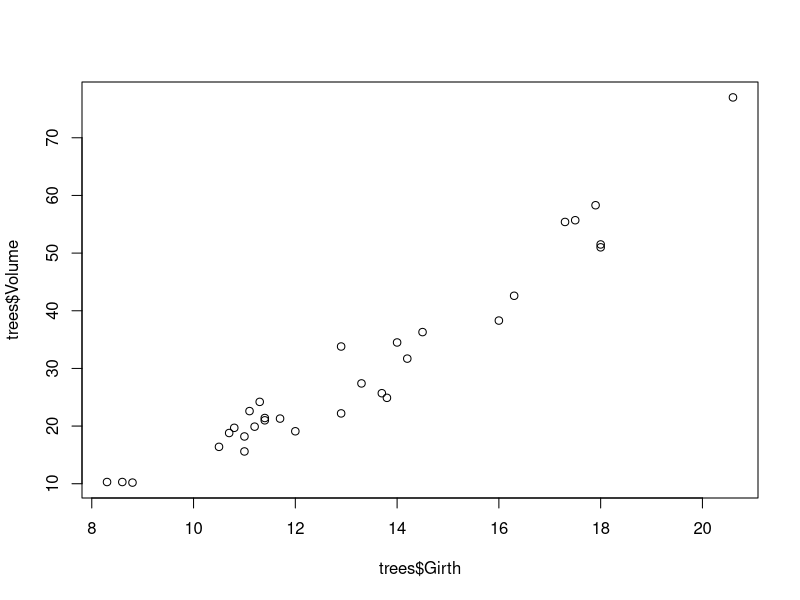
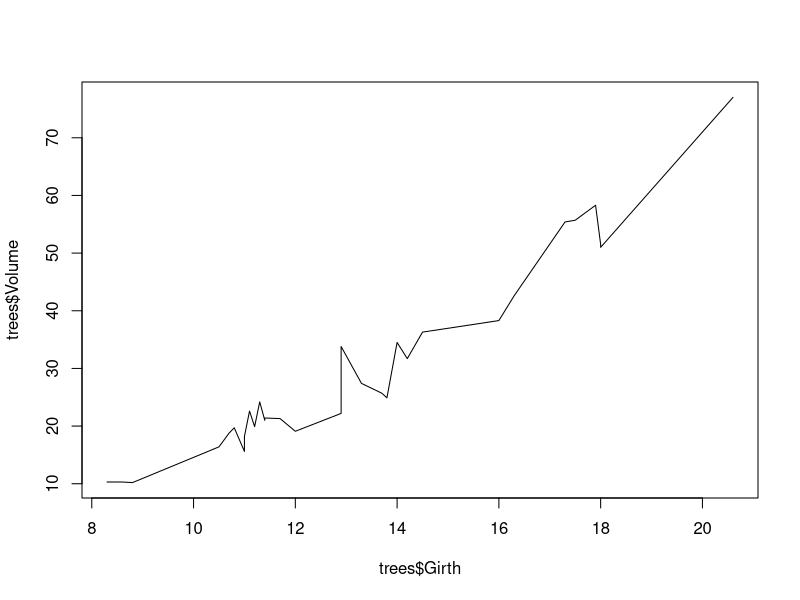
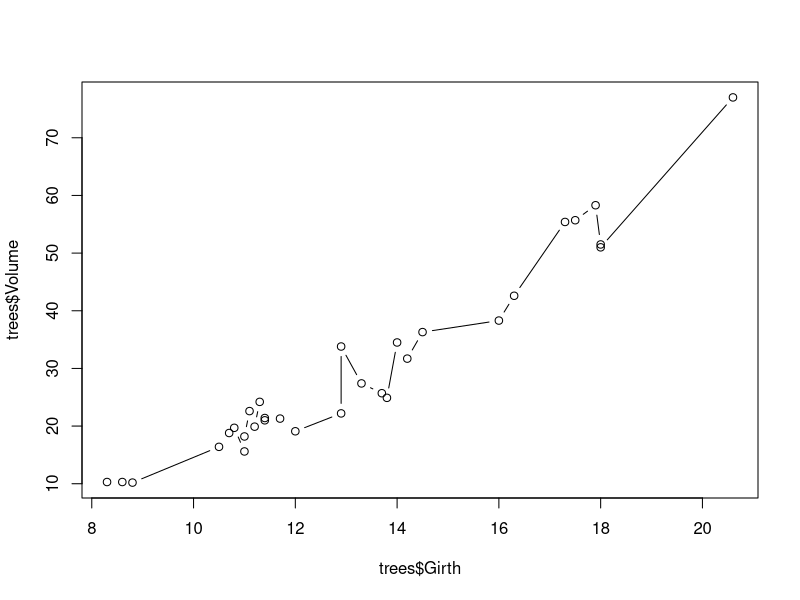
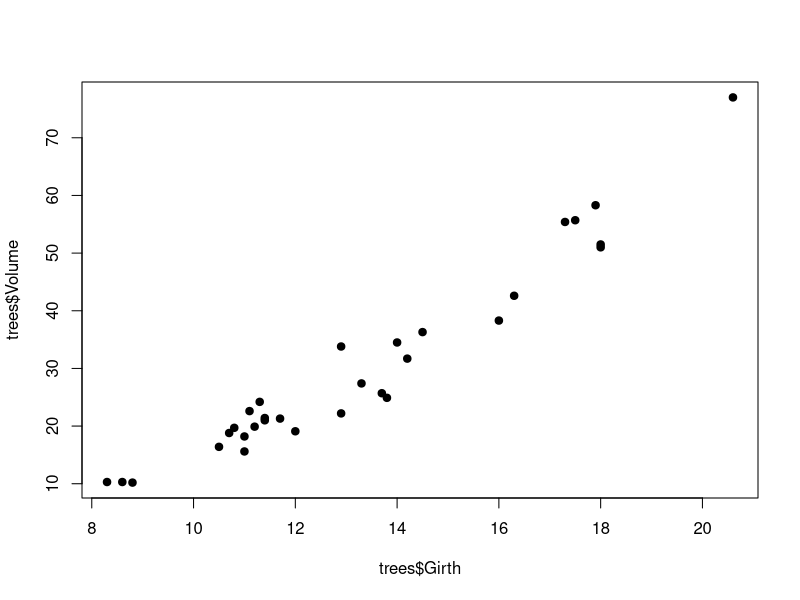
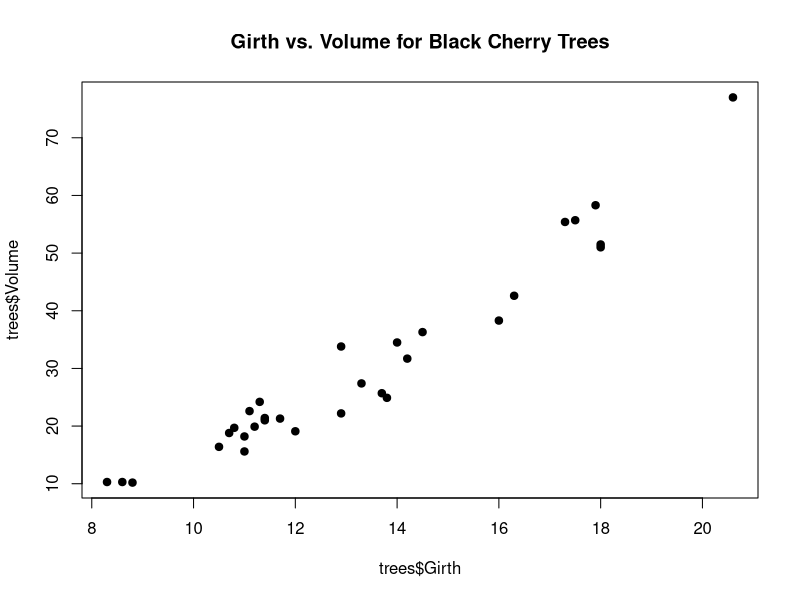
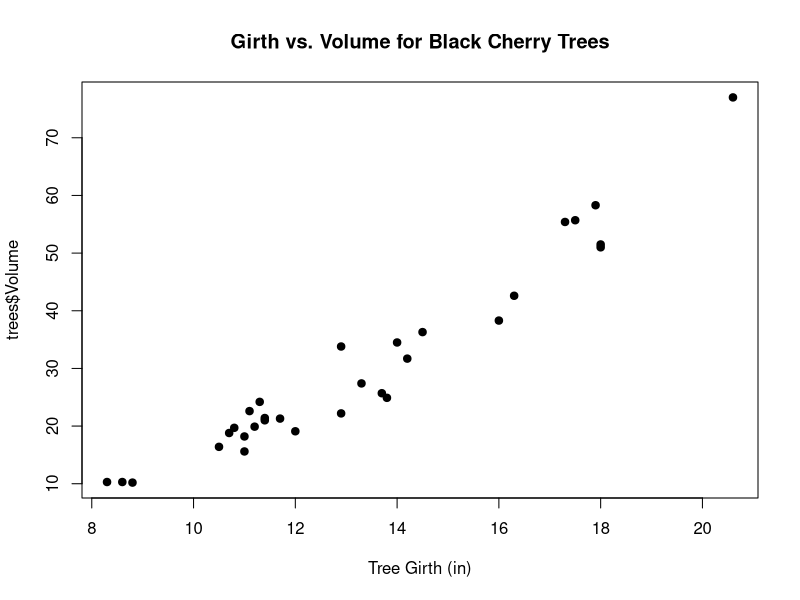
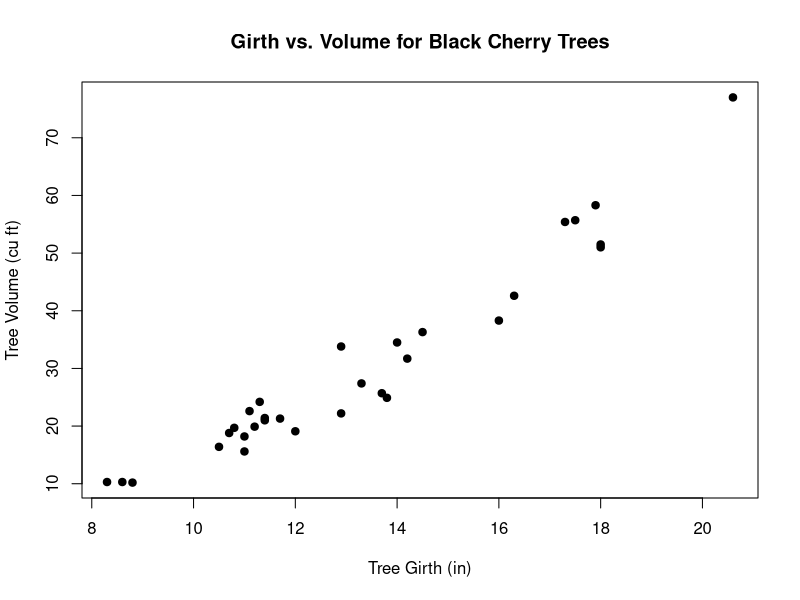
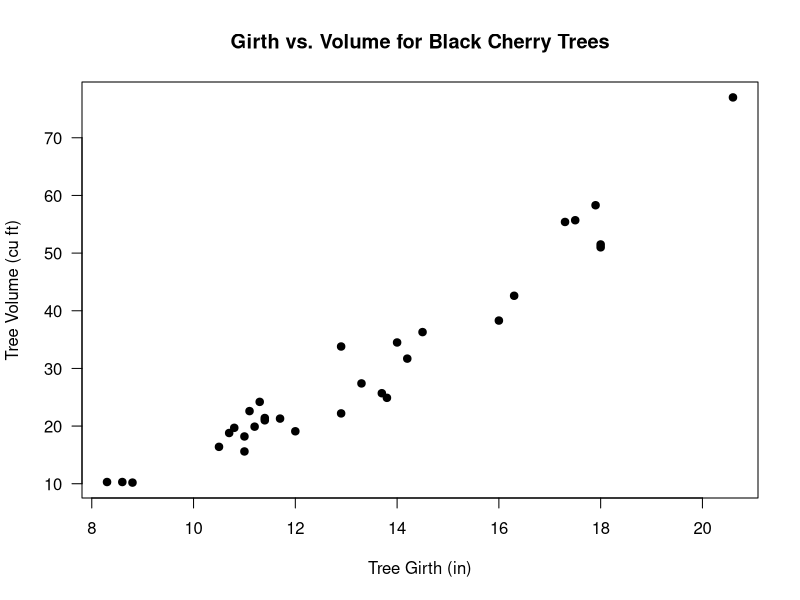

Write the R code that produced these figures, in order. (Note: this script raises an error after producing the figures.)
### Title: Back to basics: High quality plots using base R graphics
###	An interactive tutorial for the Davis R Users Group meeting on April 24, 2015
###
### Date created: 20150418
### Last updated: 20150423
###
### Author: Michael Koontz
### Email: mikoontz@gmail.com
###	Twitter: @michaeljkoontz
###
### Purpose: Introduce basic to intermediate plotting capabilities of base R graphics
###
### Basic methods
###		1) Basic scatterplot and labeling a plot (Line 44)
###		2) Plotting groups in different ways on the same plot (Line 72)
###		3) Adding a legend (Line 120)
###		4) Adding a best fit line (Line 150)
###		5) Adding a 95% confidence interval (Line 150)
###		6) Shaded confidence intervals (Line 223)
###		7) Bar plots (Line 260)
###		8) Error bars (Line 274)
###
### Intermediate methods
###   	1) Using other graphics devices like pdf() (Line 324)
###   	2) Using par() for multipanel plots (Line 380) 
###		3) Using par() for margin adjustments (Line 438)
###		4) Using axis() and mtext() (Line 484)
###		5) Pretty print from plotmath (Line 601)


# We'll start with the very tractable 'trees' dataset, which is built into R. It describes the girth, height, and volume of 31 black cherry trees.

trees
dim(trees)
head(trees)

# Remember how we access the columns of a data.frame:
trees$Girth
trees$Volume

#Basic plot function takes x argument and a y argument
#Default plot type is points, but you can change it to lines or both points and lines by adding the 'type' argument

plot(x=trees$Girth, y=trees$Volume)
plot(x=trees$Girth, y=trees$Volume, type="l")
plot(x=trees$Girth, y=trees$Volume, type="b")

# pch: 'plotting character' changes the type of point that is used (default is an open circle); remember pch=19!
plot(x=trees$Girth, y=trees$Volume, pch=19)

# main: adds a title
plot(x=trees$Girth, y=trees$Volume, pch=19, main="Girth vs. Volume for Black Cherry Trees")

# xlab: adds an x axis label
plot(x=trees$Girth, y=trees$Volume, pch=19, main="Girth vs. Volume for Black Cherry Trees", xlab="Tree Girth (in)")

# ylab: adds a y axis label
plot(x=trees$Girth, y=trees$Volume, pch=19, main="Girth vs. Volume for Black Cherry Trees", xlab="Tree Girth (in)", ylab="Tree Volume (cu ft)")

# las: rotates axis labels; las=1 makes them all parallel to reading direction
plot(x=trees$Girth, y=trees$Volume, pch=19, main="Girth vs. Volume for Black Cherry Trees", xlab="Tree Girth (in)", ylab="Tree Volume (cu ft)", las=1)

# col: select a color for the plotting characters
plot(x=trees$Girth, y=trees$Volume, pch=19, main="Girth vs. Volume for Black Cherry Trees", xlab="Tree Girth (in)", ylab="Tree Volume (cu ft)", las=1, col="blue")

# We can use the c() function to make a vector and have several colors, plotting characters, etc. per plot.

plot(x=trees$Girth, y=trees$Volume, pch=19, main="Girth vs. Volume for Black Cherry Trees", xlab="Tree Girth (in)", ylab="Tree Volume (cu ft)", las=1, col=c("black", "blue"))

plot(x=trees$Girth, y=trees$Volume, pch=c(1,19), main="Girth vs. Volume for Black Cherry Trees", xlab="Tree Girth (in)", ylab="Tree Volume (cu ft)", las=1, col="blue")

#------------
# Plotting by group
#------------

### Those different colors and plotting characters that we just saw were arbitrary. The 2-element vector of colors or plotting characters just repeats for the whole data frame. What if we want to have more meaningful coloration, with a different color for each group? 

### We'll use the iris dataset to illustrate one way to do this. This dataframe describes the sepal length, sepal width, petal length, petal width, and species for 150 different irises.

# First look at the data:
iris
head(iris)
dim(iris)
str(iris)

# We can extend the idea of passing a vector of colors to the col= argument in the plot() function call.

# Let's cheat first, and see what the finished product will look like. First I define a new object with the three colors that I want to use.
plot.colors <- c("violet", "purple", "blue")
plot.colors

# Here's the cheating bit: I just looked at this dataframe and saw that there are exactly 50 observations for each species.
iris

# I use the repeat function, rep() and the each= argument, to create a new vector with each element of plot.colors repeated 50 times in turn.
color.vector <- rep(x=plot.colors, each=50)
color.vector

plot(x=iris$Petal.Length, y=iris$Sepal.Length, pch=19, col=color.vector)

# Notice the lengths of the x-vector, the y-vector, and the color vector are all the same.
length(iris$Petal.Length)
length(iris$Sepal.Length)
length(color.vector)

# What if we want to automate the process? We can take advantage of the fact that the Species column is a factor. 
head(iris)
iris$Species
str(iris)
as.numeric(iris$Species)

plot.colors <- c("violet", "purple", "blue")

color.vector <- plot.colors[iris$Species]

dev.off() # Just clearing the present plots

plot(x=iris$Petal.Length, y=iris$Sepal.Length, pch=19, col=color.vector, main="Iris sepal length vs. petal length", xlab="Petal length", ylab="Sepal length", las=1)

#-----------
# Let's add a legend
#-----------

# We use the legend() function to add a legend to an existing plot

legend("topleft", pch=19, col=plot.colors, legend=unique(iris$Species))

# You can customize the legend if you wish.
plot(x=iris$Petal.Length, y=iris$Sepal.Length, pch=19, col=color.vector, main="Iris sepal length vs. petal length", xlab="Petal length", ylab="Sepal length", las=1)

# Here I pass a character vector to the legend= argument so that I can include the first letter of the species name
# The bty="n" argument suppresses the border around the legend. (A personal preference)
legend("topleft", pch=19, col=plot.colors, legend=c("I. setosa", "I. versicolor", "I. virginica"), bty="n")

# Italicize the labels in the legend using text.font=3
plot(x=iris$Petal.Length, y=iris$Sepal.Length, pch=19, col=color.vector, main="Iris sepal length vs. petal length", xlab="Petal length", ylab="Sepal length", las=1)

legend("topleft", pch=19, col=plot.colors, legend=c("I. setosa", "I. versicolor", "I. virginica"), bty="n", text.font=3)


#------------------
# Test yourself. 
#------------------

#Using the ToothGrowth dataset built into R, plot the tooth length (the len column) as a function of the vitamin C dosage (the dose column). Use a different color for each method of administering the vitamin C (the supp column).

head(ToothGrowth)


#------------------
# Add a linear best fit line and confidence interval to a plot
#------------------

# We'll use a simple linear regression for this, but the general recipe is the same every time.
# The Recipe
#	1) Estimate the parameters of the best fit line
#	2) Make up your own x values that span the range of your data
#	3) Get your y values by applying your mathematical model (e.g. a straight line) with the best fit parameters to your fabricated x values
#	4) Plot these new y values against your fabricated x values.

# Save your model fit to an object. Here, we model Sepal.Length as a function of Petal.Length
model1 <- lm(Sepal.Length ~ Petal.Length, data=iris)

# Now we have the parameter estimates for our y=ax+b line. The estimate for (Intercept) is b, and the estimate for Petal.Length is a.
summary(model1)

# Make up our own x values; put them in a dataframe!
range(iris$Petal.Length)
xvals <- seq(from=1, to=7, by=0.1)
xvals
df <- data.frame(Petal.Length=xvals)
df

# Take advantage of the predict() function, which returns a matrix with one row for each of your new x values, and 3 columns: 'fit' is the expected y value, 'lwr' is the lower 95% confidence interval, and 'upr' is the upper 95% confidence interval. Note this only works this seamlessly using the predict() function on an lm() model

CI <- predict(model1, newdata=df, interval="confidence")
CI <- as.data.frame(CI) # Coerce the matrix to a dataframe, so we can access the column using the $ operator.

dim(df) # 61 x-values
head(df) # Here are the first 6 of them 
dim(CI) # 61 records, 3 columns
head(CI) # y-values, lower 95% CI bounds, and upper 95% CI bounds


# Plot the actual data (in the iris dataframe)
# This code copied from above
plot.colors <- c("violet", "purple", "blue") 
color.vector <- plot.colors[iris$Species]

plot(x=iris$Petal.Length, y=iris$Sepal.Length, pch=19, las=1, main="Iris sepal length vs. petal length", xlab="Petal length", ylab="Sepal length", col=color.vector)

# Plot our best fit line. The x values are the Petal.Length column from the 'df' dataframe, and the y values are the 'fit' column from the CI dataframe. 
# Note that I use the lines() function, which just adds features to an existing plot.
# The lwd= argument changes the line width
lines(x=df$Petal.Length, y=CI$fit, lwd=2)

# Plot the confidence intervals
# The lty= argument changes the line type. There are 6 different line types, and you can just put a number 1 through 6 if you'd like. Default is "solid" (aka 1)
lines(x=df$Petal.Length, y=CI$lwr, lwd=2, lty="dashed", col="red")
lines(x=df$Petal.Length, y=CI$upr, lwd=2, lty="dashed", col="red")

#----------------------
# Going further... Prediction/forecast intervals
#----------------------

forecast <- predict(model1, newdata=df, interval="prediction")
forecast <- as.data.frame(forecast)
head(forecast)

# Plot the actual data (in the iris dataframe)
# This code copied from above
plot.colors <- c("violet", "purple", "blue") 
color.vector <- plot.colors[iris$Species]

plot(x=iris$Petal.Length, y=iris$Sepal.Length, pch=19, las=1, main="Iris sepal length vs. petal length", xlab="Petal length", ylab="Sepal length", col=color.vector)

# New code using the forecast object
lines(x=df$Petal.Length, y=forecast$fit, lwd=2)
lines(x=df$Petal.Length, y=forecast$lwr, lwd=2, col="red", lty="dashed")
lines(x=df$Petal.Length, y=forecast$upr, lwd=2, col="red", lty="dashed")


#-------------
# Shaded region of forecast interval
#-------------

# This plot() call is copied from above
plot(x=iris$Petal.Length, y=iris$Sepal.Length, pch=19, las=1, main="Iris sepal length vs. petal length", xlab="Petal length", ylab="Sepal length", col=color.vector)

lines(x=df$Petal.Length, y=forecast$fit, lwd=2)

# New code
polygon.x <- c(df$Petal.Length, rev(df$Petal.Length))
polygon.y <- c(forecast$lwr, rev(forecast$upr))

# By default, R won't fill in the polygon
polygon(x=polygon.x, y=polygon.y)

# But we also may not want an opaque polygon
polygon(x=polygon.x, y=polygon.y, col='darkgrey')

# The adjustcolor() function is nice for 'turning down' the opacity. It takes a color and the opacity level as arguments. I also use border=NA to suppress the border of the polygon

# First recreate the plot
plot(x=iris$Petal.Length, y=iris$Sepal.Length, pch=19, las=1, main="Iris sepal length vs. petal length", xlab="Petal length", ylab="Sepal length", col=color.vector)

lines(x=df$Petal.Length, y=forecast$fit, lwd=2)

polygon(x=polygon.x, y=polygon.y, col=adjustcolor("black", alpha.f=0.4), border=NA)

# Add our legend back in
legend("topleft", pch=19, col=plot.colors, legend=c("I. setosa", "I. versicolor", "I. virginica"), bty="n", text.font=3)

#--------------
# Test yourself.
#--------------
# Layer the 95% confidence interval as a shaded region on top of the iris data, the best fit line for a Sepal.Length~Petal.Length model, and the forecast interval.


#------------
# Barplots
#------------

model2 <- lm(Sepal.Length ~ Species, data=iris)

bar.heights <- predict(model2, newdata=data.frame(Species=c("setosa", "versicolor", "virginica")))

# The basic barplot function
barplot(bar.heights)

# Let's add some flair
barplot(bar.heights, names.arg=c("I. setosa", "I. versicolor", "I. virginica"), las=1, col=adjustcolor(plot.colors, alpha.f=0.5), main="Sepal length for 3 Irises", ylab="Sepal length (cm)")

#---------------
# Error bars
#---------------
# Adding error bars to our barplot. These can be added to scatter plots in a similar way.

# We'll plot error bars representing 5 standard errors so you can see them more easily.

d <- summary(model2)
CI <- 5 * coef(d)[ ,'Std. Error']
lwr <- bar.heights - CI
upr <- bar.heights + CI

# I used the ylim= argument to pass a 2-element numeric vector specifying the y extent of the barplot. I added some extra room on the top to account for error bars.
# Importantly, assign the barplot to an object. I called it 'b' but you can call it whatever you like.

b <- barplot(bar.heights, names.arg=c("I. setosa", "I. versicolor", "I. virginica"), las=1, ylim=c(0,7.5), col=adjustcolor(plot.colors, alpha.f=0.5), main="Sepal length for 3 Irises", ylab="Sepal length (cm)")

# The object that you called your barplot is interpretted by R as the x values in the middle of each bar
b

# We'll use the arrows() function to add arrows to an existing plot. With some modifications, our arrows will have an arrowhead at each end (code=3), and the 'arrowhead' will actually be perpendicular to the arrow shaft (angle=90)
# Specify where each arrow starts (x0= and y=) and ends (x1= and y1=)
arrows(x0=b, x1=b, y0=lwr, y1=upr, code=3, angle=90, length=0.1)


#---------------
# Test yourself
#---------------
# These data represent survivorship of plant seedlings in 4 different treatments: ambient, watered, heated + watered, and heated. Make a bar plot with their 95% confidence intervals. Note these are asymmetric (more uncertainty above the mean than below) like what might come from a logistic regression model.

prop <- c(0.18, 0.25, 0.13, 0.05)
asympLCL <- c(0.14, 0.20, 0.11, 0.035)
asympUCL <- c(0.24, 0.33, 0.18, 0.09)

#---------------
# Test yourself. Error bars on scatter plots.
#---------------
# The randomly generated data below are measurements of the number of the number of angels who get their wings as a function of the number of bells that have been rung. There is some uncertainty in measuring wing acquisition (represented as the offset from the sampled mean). How would you add error bars to a scatter plot?

set.seed(13)
n <- 20 # Number of experimental trials
a <- 12
b <- 1.5
xvals <- round(runif(n)*50)
yvals <- round(a + b*xvals + rnorm(n, sd=5))
offset <- rpois(n, lambda=10)
lwr <- yvals - offset
upr <- yvals + offset


#-----------------
# Base R plotting skills: Other graphics devices
#-----------------

# 1) Use the pdf() graphics device (or png() or postscript()) to get a permanent record of your plot in the exact final format.

# First set your working directory. A working directory is where R assumes all input and output files that it interfaces with should be. When you send your code to a collaborator, they can just change the working directory once instead of changing the filepath for every input (e.g. reading data into R) or output (e.g. making a plot)

# This is how I set mine:
#	1) Make sure your script file is saved in a folder particular for the given project 
#	2) Run the file.choose() function
#	3) Navigate to your script file and open it
#	4) Copy the file path in the console up until the actual file name (i.e. just the folder path)
#	5) Paste that folder into the setwd() function in quotes
#	6) Delete the file.choose() command

file.choose()

pdf("iris plot.pdf")
plot(x=iris$Petal.Length, y=iris$Sepal.Length, pch=19, las=1, xlab="Petal length", ylab="Sepal length", col=plot.colors[iris$Species])

lines(x=df$Petal.Length, y=forecast$fit, lwd=2)

polygon.x <- c(df$Petal.Length, rev(df$Petal.Length))
polygon.y <- c(forecast$lwr, rev(forecast$upr))

polygon(x=polygon.x, y=polygon.y, col=adjustcolor("black", alpha.f=0.4), border=NA)

# Add our legend back in
legend("topleft", pch=19, col=plot.colors, legend=c("I. setosa", "I. versicolor", "I. virginica"), bty="n", text.font=3)

# Importantly, turn the device off at the end of your plotting block to complete the .pdf file.
dev.off()


#--------------
# Figure for a paper
#--------------
# To make a figure for a paper that meets particular size and style guidelines, add some more arguments to the pdf() function call.

pdf("iris plot for paper.pdf", width=3.3, height=3.3, pointsize=9, family="Times")

plot(x=iris$Petal.Length, y=iris$Sepal.Length, pch=19, las=1, xlab="Petal length", ylab="Sepal length", col=plot.colors[iris$Species])
lines(x=df$Petal.Length, y=forecast$fit, lwd=2)

polygon.x <- c(df$Petal.Length, rev(df$Petal.Length))
polygon.y <- c(forecast$lwr, rev(forecast$upr))

polygon(x=polygon.x, y=polygon.y, col=adjustcolor("black", alpha.f=0.4), border=NA)

# Add our legend back in
legend("topleft", pch=19, col=plot.colors, legend=c("I. setosa", "I. versicolor", "I. virginica"), bty="n", text.font=3)

# Importantly, turn the device off at the end of your plotting block to complete the .pdf file.
dev.off()

#-----------------
# Base R plotting skills: Managing par()
#-----------------

# 2) You can change some fundamental plotting parameters by using par() before a plot.

# This is how you can:
#		Make multipanel plots
#		Give your plots more room in the inner margins
#		Give your plots some room in the outer margins

#---------------
# Multi-panel plots
#---------------

setosa <- subset(iris, subset=Species=="setosa")
versicolor <- subset(iris, subset=Species=="versicolor")
virginica <- subset(iris, subset=Species=="virginica")

# Using par(mfrow=c(number of rows, number of columns))
par(mfrow=c(2,2))

plot(x=iris$Petal.Length, y=iris$Sepal.Length, pch=19, las=1, main="All Irises", ylab="Sepal Length", xlab="Petal Length")

plot(x=setosa$Petal.Length, y=setosa$Sepal.Length, pch=19, las=1, col=plot.colors[1], main="I. setosa", ylab="Sepal Length", xlab="Petal Length")

plot(x=versicolor$Petal.Length, y=versicolor$Sepal.Length, pch=19, las=1, col=plot.colors[2], main="I. versicolor", ylab="Sepal Length", xlab="Petal Length")

plot(x=virginica$Petal.Length, y=virginica$Sepal.Length, pch=19, las=1, col=plot.colors[3], main="I. virginica", ylab="Sepal Length", xlab="Petal Length")

dev.off()

# Using layout(matrix())
plot.matrix <- matrix(c(1,1,2,3), nrow=2, ncol=2)
plot.matrix

layout(mat=plot.matrix)

plot(x=iris$Petal.Length, y=iris$Sepal.Length, pch=19, las=1, main="All Irises", ylab="Sepal Length", xlab="Petal Length")

plot(x=versicolor$Petal.Length, y=versicolor$Sepal.Length, pch=19, las=1, col=plot.colors[2], main="I. versicolor", ylab="Sepal Length", xlab="Petal Length")

plot(x=virginica$Petal.Length, y=virginica$Sepal.Length, pch=19, las=1, col=plot.colors[3], main="I. virginica", ylab="Sepal Length", xlab="Petal Length")

# Or we can adjust the widths of the plots (the heights, too). The widths= argument should be the same length as the number of columns while the heights= argument should be the same length as the number of rows. The values represent multipliers.

layout(mat=plot.matrix, widths=c(2,1))
plot(x=iris$Petal.Length, y=iris$Sepal.Length, pch=19, las=1, main="All Irises", ylab="Sepal Length", xlab="Petal Length")

plot(x=versicolor$Petal.Length, y=versicolor$Sepal.Length, pch=19, las=1, col=plot.colors[2], main="I. versicolor", ylab="Sepal Length", xlab="Petal Length")

plot(x=virginica$Petal.Length, y=virginica$Sepal.Length, pch=19, las=1, col=plot.colors[3], main="I. virginica", ylab="Sepal Length", xlab="Petal Length")

dev.off()

#----------------
# Specifying margins
#----------------
# We want to make sure not to waste white space, so we can specify the plotting margins using par(mar=c(bottom, left, top, right)). This can be important if your labels aren't fitting on the plot.
# The default is par(mar=c(5.1, 4.1, 4.1, 2.1)). 

# Let's say I want to make the text bigger because the plot is for a presentation. We can use the cex (character expander) family of arguments in the plot() call. 
#	cex= makes the plotted points larger or smaller
#	cex.main= makes the title larger
# 	cex.lab= makes the axis labels larger
#	cex.axis= makes the numbers of the axis larger

plot(x=iris$Petal.Length, y=iris$Sepal.Length, pch=19, las=1, main="All Irises", ylab="Sepal Length", xlab="Petal Length")

plot(x=iris$Petal.Length, y=iris$Sepal.Length, pch=19, las=1, main="All Irises", ylab="Sepal Length", xlab="Petal Length", cex=2, cex.main=4, cex.lab=3, cex.axis=1.5)

# A solution
par(mar=c(5,6,5,2))
plot(x=iris$Petal.Length, y=iris$Sepal.Length, pch=19, las=1, main="All Irises", ylab="Sepal Length", xlab="Petal Length", cex=2, cex.main=4, cex.lab=3, cex.axis=1.5)

# Note that the par(mgp=c(labels, tick marks, axis line)) method will adjust the location of those components away from the edge of the plot.
# Default is par(mgp=c(3,1,0))

par(mar=c(6,7,5,2), mgp=c(4, 1.5, 0))
plot(x=iris$Petal.Length, y=iris$Sepal.Length, pch=19, las=1, main="All Irises", ylab="Sepal Length", xlab="Petal Length", cex=2, cex.main=4, cex.lab=3, cex.axis=1.5)

#--------------
# Specifying outer margins
#--------------
# Outer margins are especially great for multi-panel plots. Let's recreate the one that we had earlier and add some outer margins with par(oma=c(bottom, left, top, right))
# The default is par(oma=c(0,0,0,0))

dev.off()
par(mfrow=c(2,2), oma=c(5,5,5,0), mar=c(2,2,4,2))

# Note here that I use the font.main= argument in each of these plot calls to make the title in normal font for the first panel and then italicized for the other panels (it is bold by default; equivalent to a font.main=2)

plot(x=iris$Petal.Length, y=iris$Sepal.Length, pch=19, las=1, main="All Irises", ylab=NA, xlab=NA, cex.main=2, font.main=1)

plot(x=setosa$Petal.Length, y=setosa$Sepal.Length, pch=19, las=1, col=plot.colors[1], main="I. setosa", ylab=NA, xlab=NA, cex.main=2, font.main=3)

plot(x=versicolor$Petal.Length, y=versicolor$Sepal.Length, pch=19, las=1, col=plot.colors[2], main="I. versicolor", ylab=NA, xlab=NA, cex.main=2, font.main=3)

plot(x=virginica$Petal.Length, y=virginica$Sepal.Length, pch=19, las=1, col=plot.colors[3], main="I. virginica", ylab=NA, xlab=NA, cex.main=2, font.main=3)


#-----------------
# Base R plotting skills: Using mtext() and axis()
#-----------------
# The two add on functions that I find myself using most often are mtext(), which adds text to a margin, and axis(), which draws in a user-specified axis.

# mtext() lets me:
#	1) Make axis labels that are shared between more than one panel
#	2) rotate the y-axis label so it is easier to read for presentations

# axis() lets me:
#	1) Specify exactly how many tick marks and where they'll be
#	2) Specify exactly how those tick marks will be labelled

# We actually set up the previous 4-panel plot nicely to see the functionality of mtext() and axis(). Let's recreate that plot.

par(mfrow=c(2,2), oma=c(5,6,5,0), mar=c(2,2,3,2))

plot(x=iris$Petal.Length, y=iris$Sepal.Length, pch=19, las=1, main="All Irises", ylab=NA, xlab=NA, cex.main=2, font.main=1)

plot(x=setosa$Petal.Length, y=setosa$Sepal.Length, pch=19, las=1, col=plot.colors[1], main="I. setosa", ylab=NA, xlab=NA, cex.main=2, font.main=3)

plot(x=versicolor$Petal.Length, y=versicolor$Sepal.Length, pch=19, las=1, col=plot.colors[2], main="I. versicolor", ylab=NA, xlab=NA, cex.main=2, font.main=3)

plot(x=virginica$Petal.Length, y=virginica$Sepal.Length, pch=19, las=1, col=plot.colors[3], main="I. virginica", ylab=NA, xlab=NA, cex.main=2, font.main=3)

# By default, an mtext() call will put an axis label on the specified side (1=bottom, 2=left, 3=top, 4=right) of the most recently created panel. It also puts it right at the margin. Use the line= argument to move it further from the margin however far you choose. These line units are the same units as those used by par(mar=c()).

mtext(side=1, text="Petal Length", line=3)

# We can specify outer=TRUE to put this text on the outer margins. This works only because we used par(oma=c()) to make the outer margins greater than 0 on some sides.

# Recreate the plot
par(mfrow=c(2,2), oma=c(5,6,5,0), mar=c(2,2,3,2))

plot(x=iris$Petal.Length, y=iris$Sepal.Length, pch=19, las=1, main="All Irises", ylab=NA, xlab=NA, cex.main=2, font.main=1)

plot(x=setosa$Petal.Length, y=setosa$Sepal.Length, pch=19, las=1, col=plot.colors[1], main="I. setosa", ylab=NA, xlab=NA, cex.main=2, font.main=3)

plot(x=versicolor$Petal.Length, y=versicolor$Sepal.Length, pch=19, las=1, col=plot.colors[2], main="I. versicolor", ylab=NA, xlab=NA, cex.main=2, font.main=3)

plot(x=virginica$Petal.Length, y=virginica$Sepal.Length, pch=19, las=1, col=plot.colors[3], main="I. virginica", ylab=NA, xlab=NA, cex.main=2, font.main=3)

# We can just use cex= to make the text bigger here (rather than cex.lab=) because we're already in the mtext() function
mtext(side=1, text="Petal Length", outer=TRUE, line=3, cex=2)

# Do the same for the y axis
mtext(side=2, text="Sepal Length", outer=TRUE, line=3, cex=2)

# And the same for an overall title
mtext(side=3, text="Sepal length vs. petal length for Irises", outer=TRUE, line=2, cex=2.1)

# We can also use the las= argument to rotate axis text using mtext(). We can make the y-axis label in the reading direction this way.

# Recreate the plot. Add some extra outer margin space to the left.

par(mfrow=c(2,2), oma=c(5,9,5,0), mar=c(2,2,3,2))

plot(x=iris$Petal.Length, y=iris$Sepal.Length, pch=19, las=1, main="All Irises", ylab=NA, xlab=NA, cex.main=2, font.main=1)

plot(x=setosa$Petal.Length, y=setosa$Sepal.Length, pch=19, las=1, col=plot.colors[1], main="I. setosa", ylab=NA, xlab=NA, cex.main=2, font.main=3)

plot(x=versicolor$Petal.Length, y=versicolor$Sepal.Length, pch=19, las=1, col=plot.colors[2], main="I. versicolor", ylab=NA, xlab=NA, cex.main=2, font.main=3)

plot(x=virginica$Petal.Length, y=virginica$Sepal.Length, pch=19, las=1, col=plot.colors[3], main="I. virginica", ylab=NA, xlab=NA, cex.main=2, font.main=3)

mtext(side=1, text="Petal Length", outer=TRUE, line=3, cex=2)

# Use las=1 here to rotate the text. Use \n to insert a carriage return.
mtext(side=2, text="Sepal\nLength", outer=TRUE, line=1.5, cex=2, las=1)

# I added an \n in the middle of the character string to insert a carriage return. I also changed the line= argument from 2 to 0.
mtext(side=3, text="Sepal length vs. petal length\nfor Irises", outer=TRUE, line=0, cex=2.1)

#-----------------
# Test yourself
#-----------------
# Add a best fit line and shaded 95% confidence interval to each panel of a 4-panel Iris plot similar to the one we just created.


#------------------
# Using axis()
#------------------
# Put the axis tick marks where you want them, and label them how you like

# First reset the plotting device.
dev.off()

# Here's the original plot
plot.colors <- c("violet", "purple", "blue")
color.vector <- plot.colors[iris$Species]

plot(x=iris$Petal.Length, y=iris$Sepal.Length, pch=19, las=1, main="Iris sepal length vs. petal length", xlab="Petal length", ylab="Sepal length", col=color.vector)

# In the plot() call, suppress the x-axis with xaxt="n" and the y-axis with yaxt="n". Then we can draw them in how we'd like.

plot(x=iris$Petal.Length, y=iris$Sepal.Length, pch=19, las=1, main="Iris sepal length vs. petal length", xlab="Petal length", ylab="Sepal length", col=color.vector, yaxt="n")

# Use axis() in a similar way to using mtext(). The side= argument specifies where you want the axis (1=bottom, 2=left, 3=top, 4=right)

axis(side=2, at=c(4.5, 6, 7.5), las=1)

# Or change how the tick marks are labeled
plot(x=iris$Petal.Length, y=iris$Sepal.Length, pch=19, las=1, main="Iris sepal length vs. petal length", xlab="Petal length", ylab="Sepal length", col=color.vector, yaxt="n")

axis(side=2, at=c(4.5, 5, 6, 7.5), labels=c("4.5", "Critical\nPoint", "6", "7.5"), las=1)

# Or meaningful points
s.tick <- mean(setosa$Sepal.Length)
ve.tick <- mean(versicolor$Sepal.Length)
vi.tick <- mean(virginica$Sepal.Length)

ticks <- c(s.tick, ve.tick, vi.tick)
ticks

plot(x=iris$Petal.Length, y=iris$Sepal.Length, pch=19, las=1, main="Iris sepal length vs. petal length", xlab="Petal length", ylab="Sepal length", col=color.vector, yaxt="n")

axis(side=2, at=ticks, labels=round(ticks,digits=2), las=1)

#-----------------
# Base R plotting skills: Using Pretty Print
#-----------------
# R can render some nice typesetting for axis labels, titles, etc.

# Here's the breakdown (I'll use the main= argument for illustration):
#	1) Want only text? Just use a text string. 
#			ex: main="text here"
#	2) Want evaluated statements and text? Use paste().
#			ex: main=paste("Mean sepal length =", mean(iris$Sepal.Length))
#	3) Want special symbols? Use expression().
#			ex: main=expression(alpha)
#	4) Want special symbols and text? Use expression(paste())
#			ex: main=expression(paste(mu, "Sepal length="))
#	5) Want text, symbols, and evaluated statements? Use bquote(). A tilda (~) goes between each component. Wrap statements you want evaluated in .()
#			ex: main=bquote(mu[sepal ~ length] ~ "=" .(mean(iris$Sepal.Length)))

# See ?plotmath for all of the fancy typesetting you can use.

# Original plot with just text as title
plot(x=iris$Petal.Length, y=iris$Sepal.Length, pch=19, las=1, main="Iris sepal length vs. petal length", xlab="Petal length", ylab="Sepal length", col=color.vector)

# Evaluated statement AND text using paste()
plot(	x=iris$Petal.Length, 
      y=iris$Sepal.Length, 
      pch=19, 
      las=1, 
      main=paste("Mean sepal length =", mean(iris$Sepal.Length)), 
      xlab="Petal length", 
      ylab="Sepal length", 
      col=color.vector)

# Just a special symbol? Use expression()
plot(	x=iris$Petal.Length, 
      y=iris$Sepal.Length, 
      pch=19, 
      las=1, 
      main=expression(mu), 
      xlab="Petal length", 
      ylab="Sepal length", 
      col=color.vector)

# Special symbol plus text? Use expression(paste())
plot(	x=iris$Petal.Length, 
      y=iris$Sepal.Length, 
      pch=19, 
      las=1, 
      main=expression(paste(mu["sepal length"])), 
      xlab="Petal length", 
      ylab="Sepal length", 
      col=color.vector)

# Special symbol plus text plus evaluated statements? Use bquote(). Put a ~ in between each component. Equal signs go in quotes. Wrap statements you want evaluated in .()
plot(	x=iris$Petal.Length, 
      y=iris$Sepal.Length, 
      pch=19, 
      las=1, 
      main=bquote(mu[sepal ~ length] ~ "=" ~ .(mean(iris$Sepal.Length))), 
      xlab="Petal length", 
      ylab="Sepal length", 
      col=color.vector)

